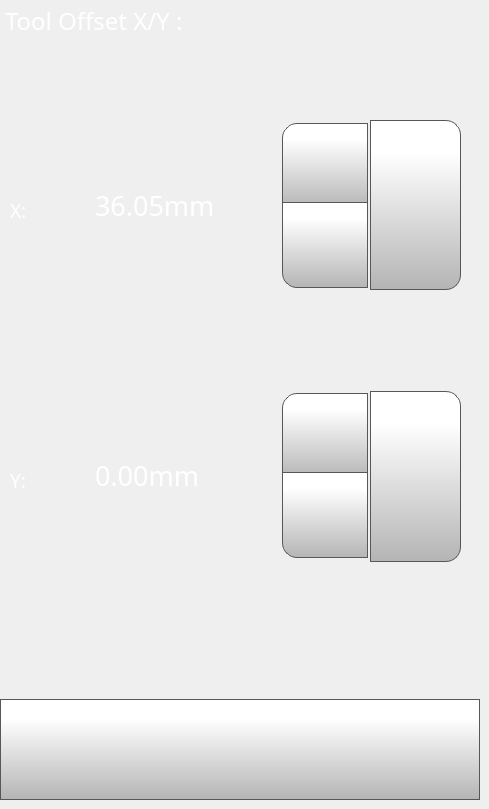
    <widget class="QWidget" name="toolOffsetXYPage">
     <widget class="QLabel" name="tollOffsetXLabel">
      <property name="geometry">
       <rect>
        <x>10</x>
        <y>200</y>
        <width>70</width>
        <height>21</height>
       </rect>
      </property>
      <property name="font">
       <font>
        <family>Gotham Light</family>
        <pointsize>14</pointsize>
        <weight>50</weight>
        <bold>false</bold>
       </font>
      </property>
      <property name="styleSheet">
       <string notr="true">color: rgb(255, 255, 255);</string>
      </property>
      <property name="text">
       <string>X:</string>
      </property>
     </widget>
     <widget class="QPushButton" name="toolOffsetXYBackButton">
      <property name="geometry">
       <rect>
        <x>0</x>
        <y>699</y>
        <width>480</width>
        <height>101</height>
       </rect>
      </property>
      <property name="minimumSize">
       <size>
        <width>0</width>
        <height>0</height>
       </size>
      </property>
      <property name="font">
       <font>
        <family>Gotham Light</family>
        <pointsize>9</pointsize>
       </font>
      </property>
      <property name="styleSheet">
       <string notr="true">QPushButton {
     border: 1px solid rgb(87, 87, 87);
	background-color: qlineargradient(spread:pad, x1:0, y1:1, x2:0, y2:0.188, stop:0 rgba(180, 180, 180, 255), stop:1 rgba(255, 255, 255, 255));


}

QPushButton:pressed {
    background-color: qlineargradient(x1: 0, y1: 0, x2: 0, y2: 1,
                                      stop: 0 #dadbde, stop: 1 #f6f7fa);
}

QPushButton:flat {
    border: none; /* no border for a flat push button */
}

QPushButton:default {
    border-color: navy; /* make the default button prominent */
}

QPushButton:focus {
	outline: none;
}</string>
      </property>
      <property name="text">
       <string/>
      </property>
      <property name="icon">
       <iconset>
        <normaloff>templates/img/arrows-4.png</normaloff>templates/img/arrows-4.png</iconset>
      </property>
      <property name="iconSize">
       <size>
        <width>50</width>
        <height>50</height>
       </size>
      </property>
      <property name="checkable">
       <bool>false</bool>
      </property>
      <property name="autoDefault">
       <bool>false</bool>
      </property>
      <property name="default">
       <bool>false</bool>
      </property>
      <property name="flat">
       <bool>false</bool>
      </property>
     </widget>
     <widget class="QLabel" name="toolOffsetLabel">
      <property name="geometry">
       <rect>
        <x>5</x>
        <y>5</y>
        <width>281</width>
        <height>31</height>
       </rect>
      </property>
      <property name="font">
       <font>
        <family>Gotham</family>
        <pointsize>18</pointsize>
        <weight>50</weight>
        <bold>false</bold>
       </font>
      </property>
      <property name="styleSheet">
       <string notr="true">color: rgb(255, 255, 255);</string>
      </property>
      <property name="text">
       <string>Tool Offset X/Y :</string>
      </property>
     </widget>
     <widget class="QDoubleSpinBox" name="toolOffsetXDoubleSpinBox">
      <property name="geometry">
       <rect>
        <x>90</x>
        <y>120</y>
        <width>281</width>
        <height>171</height>
       </rect>
      </property>
      <property name="font">
       <font>
        <family>Gotham</family>
        <pointsize>20</pointsize>
       </font>
      </property>
      <property name="styleSheet">
       <string notr="true">QDoubleSpinBox {
    padding-right: 5px; /* make room for the arrows */
	color: rgb(255, 255, 255);
	background-color: rgba(255, 255, 255, 0);
   
}
QDoubleSpinBox ::text:selected {
	background-color: rgb(255, 146, 57);
   
}
QDoubleSpinBox::up-button {
     border: 1px solid rgb(87, 87, 87);

border-top-left-radius: 15px;
	background-color: qlineargradient(spread:pad, x1:0, y1:1, x2:0, y2:0.188, stop:0 rgba(180, 180, 180, 255), stop:1 rgba(255, 255, 255, 255));
    width: 80px;
     height:80px;
    padding: 2px;
}

QDoubleSpinBox::up-arrow { 
image: url(./templates/img/arrows.png);
    width: 40px;
     height: 40px;
padding: 5px;
}



QDoubleSpinBox::up-button:pressed {
    background-color: qlineargradient(x1: 0, y1: 0, x2: 0, y2: 1,
                                      stop: 0 #dadbde, stop: 1 #f6f7fa);
}


QDoubleSpinBox::down-button {
     border: 1px solid rgb(87, 87, 87);
border-bottom-left-radius: 15px;
	background-color: qlineargradient(spread:pad, x1:0, y1:1, x2:0, y2:0.188, stop:0 rgba(180, 180, 180, 255), stop:1 rgba(255, 255, 255, 255));
    width: 80px;
     height:80px;
    padding: 2px;
}

QDoubleSpinBox::down-arrow { 
image: url(./templates/img/arrows-5.png);
    width: 40px;
    height: 40px;
padding: 5px;
}

QDoubleSpinBox::down-button:pressed {
    background-color: qlineargradient(x1: 0, y1: 0, x2: 0, y2: 1,
                                      stop: 0 #dadbde, stop: 1 #f6f7fa);

}

</string>
      </property>
      <property name="readOnly">
       <bool>false</bool>
      </property>
      <property name="buttonSymbols">
       <enum>QAbstractSpinBox::UpDownArrows</enum>
      </property>
      <property name="accelerated">
       <bool>true</bool>
      </property>
      <property name="suffix">
       <string>mm</string>
      </property>
      <property name="decimals">
       <number>2</number>
      </property>
      <property name="minimum">
       <double>32.000000000000000</double>
      </property>
      <property name="maximum">
       <double>40.000000000000000</double>
      </property>
      <property name="singleStep">
       <double>0.025000000000000</double>
      </property>
      <property name="value">
       <double>36.049999999999997</double>
      </property>
     </widget>
     <widget class="QPushButton" name="toolOffsetXSetButton">
      <property name="geometry">
       <rect>
        <x>370</x>
        <y>120</y>
        <width>91</width>
        <height>170</height>
       </rect>
      </property>
      <property name="font">
       <font>
        <family>Gotham</family>
        <pointsize>13</pointsize>
       </font>
      </property>
      <property name="styleSheet">
       <string notr="true">QPushButton {
     border: 1px solid rgb(87, 87, 87);
	background-color: qlineargradient(spread:pad, x1:0, y1:1, x2:0, y2:0.188, stop:0 rgba(180, 180, 180, 255), stop:1 rgba(255, 255, 255, 255));
border-top-right-radius: 15px;
border-bottom-right-radius: 15px;

}

QPushButton:pressed {
    background-color: qlineargradient(x1: 0, y1: 0, x2: 0, y2: 1,
                                      stop: 0 #dadbde, stop: 1 #f6f7fa);
}

QPushButton:flat {
    border: none; /* no border for a flat push button */
}

QPushButton:default {
    border-color: navy; /* make the default button prominent */
}
QPushButton:focus {
	outline: none;
}</string>
      </property>
      <property name="text">
       <string/>
      </property>
      <property name="icon">
       <iconset>
        <normaloff>templates/img/verification-mark.png</normaloff>templates/img/verification-mark.png</iconset>
      </property>
      <property name="iconSize">
       <size>
        <width>50</width>
        <height>50</height>
       </size>
      </property>
     </widget>
     <widget class="QPushButton" name="toolOffsetYSetButton">
      <property name="geometry">
       <rect>
        <x>370</x>
        <y>391</y>
        <width>91</width>
        <height>171</height>
       </rect>
      </property>
      <property name="font">
       <font>
        <family>Gotham</family>
        <pointsize>13</pointsize>
       </font>
      </property>
      <property name="styleSheet">
       <string notr="true">QPushButton {
     border: 1px solid rgb(87, 87, 87);
	background-color: qlineargradient(spread:pad, x1:0, y1:1, x2:0, y2:0.188, stop:0 rgba(180, 180, 180, 255), stop:1 rgba(255, 255, 255, 255));
border-top-right-radius: 15px;
border-bottom-right-radius: 15px;

}

QPushButton:pressed {
    background-color: qlineargradient(x1: 0, y1: 0, x2: 0, y2: 1,
                                      stop: 0 #dadbde, stop: 1 #f6f7fa);
}

QPushButton:flat {
    border: none; /* no border for a flat push button */
}

QPushButton:default {
    border-color: navy; /* make the default button prominent */
}
QPushButton:focus {
	outline: none;
}</string>
      </property>
      <property name="text">
       <string/>
      </property>
      <property name="icon">
       <iconset>
        <normaloff>templates/img/verification-mark.png</normaloff>templates/img/verification-mark.png</iconset>
      </property>
      <property name="iconSize">
       <size>
        <width>50</width>
        <height>50</height>
       </size>
      </property>
     </widget>
     <widget class="QDoubleSpinBox" name="toolOffsetYDoubleSpinBox">
      <property name="geometry">
       <rect>
        <x>90</x>
        <y>390</y>
        <width>281</width>
        <height>171</height>
       </rect>
      </property>
      <property name="font">
       <font>
        <family>Gotham</family>
        <pointsize>20</pointsize>
       </font>
      </property>
      <property name="styleSheet">
       <string notr="true">QDoubleSpinBox {
    padding-right: 5px; /* make room for the arrows */
	color: rgb(255, 255, 255);
	background-color: rgba(255, 255, 255, 0);
   
}
QDoubleSpinBox ::text:selected {
	background-color: rgb(255, 146, 57);
   
}
QDoubleSpinBox::up-button {
     border: 1px solid rgb(87, 87, 87);

border-top-left-radius: 15px;
	background-color: qlineargradient(spread:pad, x1:0, y1:1, x2:0, y2:0.188, stop:0 rgba(180, 180, 180, 255), stop:1 rgba(255, 255, 255, 255));
    width:80px;
     height: 80px;
    padding: 2px;
}

QDoubleSpinBox::up-arrow { 
image: url(./templates/img/arrows.png);
    width: 40px;
     height: 40px;
padding: 5px;
}



QDoubleSpinBox::up-button:pressed {
    background-color: qlineargradient(x1: 0, y1: 0, x2: 0, y2: 1,
                                      stop: 0 #dadbde, stop: 1 #f6f7fa);
}


QDoubleSpinBox::down-button {
     border: 1px solid rgb(87, 87, 87);
border-bottom-left-radius: 15px;
	background-color: qlineargradient(spread:pad, x1:0, y1:1, x2:0, y2:0.188, stop:0 rgba(180, 180, 180, 255), stop:1 rgba(255, 255, 255, 255));
    width: 80px;
     height: 80px;
    padding: 2px;
}

QDoubleSpinBox::down-arrow { 
image: url(./templates/img/arrows-5.png);
    width: 40px;
    height: 40px;
padding: 5px;
}

QDoubleSpinBox::down-button:pressed {
    background-color: qlineargradient(x1: 0, y1: 0, x2: 0, y2: 1,
                                      stop: 0 #dadbde, stop: 1 #f6f7fa);

}

</string>
      </property>
      <property name="readOnly">
       <bool>false</bool>
      </property>
      <property name="buttonSymbols">
       <enum>QAbstractSpinBox::UpDownArrows</enum>
      </property>
      <property name="accelerated">
       <bool>true</bool>
      </property>
      <property name="suffix">
       <string>mm</string>
      </property>
      <property name="decimals">
       <number>2</number>
      </property>
      <property name="minimum">
       <double>-4.000000000000000</double>
      </property>
      <property name="maximum">
       <double>4.000000000000000</double>
      </property>
      <property name="singleStep">
       <double>0.025000000000000</double>
      </property>
     </widget>
     <widget class="QLabel" name="toolOffsetYLabel">
      <property name="geometry">
       <rect>
        <x>10</x>
        <y>470</y>
        <width>70</width>
        <height>21</height>
       </rect>
      </property>
      <property name="font">
       <font>
        <family>Gotham Light</family>
        <pointsize>14</pointsize>
        <weight>50</weight>
        <bold>false</bold>
       </font>
      </property>
      <property name="styleSheet">
       <string notr="true">color: rgb(255, 255, 255);</string>
      </property>
      <property name="text">
       <string>Y:</string>
      </property>
     </widget>
    </widget>
